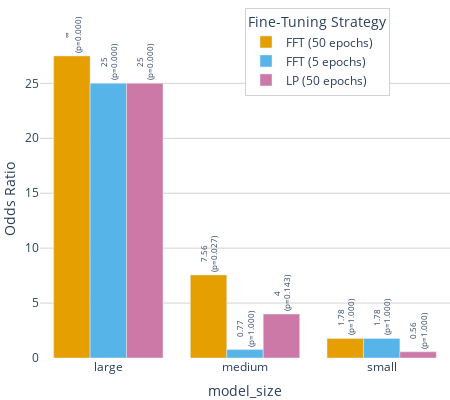

The code cell stored with this chart in its notebook:
### Code cell
import plotly.express as px
import pandas as pd
import numpy as np

# Add sample size column
results_df["sample_size"] = results_df["trades_wins"] + results_df["classic_wins"]

# 3)  pretty text – use “∞” for the truly infinite ones
def fmt_or(x):
    if np.isinf(x):
        return "∞"
    return f"{x:.2f}" if x % 1 else f"{int(x)}"

results_df["text_label"] = (
    results_df.apply(
        lambda r: (
            f"{fmt_or(r['odds_ratio'])}"
            f"<br>(p={r['p_value']:.3f})"
            #f"<br>n={r['sample_size']}"
        ),
        axis=1,
    )
)

# cap infinite values at 10 % above the largest finite OR
finite_mask = np.isfinite(results_df["odds_ratio"])
finite_max  = results_df.loc[finite_mask, "odds_ratio"].max()
cap_value   = finite_max * 1.10

results_df["odds_ratio2"] = results_df["odds_ratio"].replace([np.inf, -np.inf],
                                                             cap_value)

if group == "pre_training_strategy":
    label_map = {
        "self-supervised (multimodal)": "self-sup<br>(multimodal)",
        "supervised (robust)": "sup<br>(robust)",
        "supervised": "sup",
        "hybrid": "hybrid",
        "self-supervised": "self-sup"
    }

    results_df["cond"] = results_df["cond"].map(label_map)


# Color-blind-friendly palette (Color Universal Design, up to 8 categories)
color_blind_palette = [
    "#E69F00",  # orange
    "#56B4E9",  # blue
    "#CC79A7",  # pink
    "#0072B2",  # dark blue
    "#D55E00",  # vermillion
    "#009E73",  # green
    "#F0E442",  # yellow
    "#999999",  # gray
]

# Optional: Create a mapping from unique `fts` values to color
fts_unique = results_df["fts"].unique()
color_discrete_map = {
    fts: color_blind_palette[i % len(color_blind_palette)]
    for i, fts in enumerate(fts_unique)
}


fig = px.bar(
    results_df,
    x="cond",
    y="odds_ratio2",
    color="fts",
    barmode="group",
    text="text_label",
    labels={"cond": "{}".format(group), "odds_ratio2": "Odds Ratio", "fts": "Fine-Tuning Strategy"},
    color_discrete_map=color_discrete_map
)

# Update traces for text styling
fig.update_traces(
    textposition="outside",
    textangle=-90,
    textfont=dict(size=6),
    cliponaxis=False
)

fig.update_layout(
            margin=dict(l=0, r=0, t=40, b=0),  # remove all outer margins
            width=450,    # in pixels (~2.5 inches at 96 DPI)
            height=400,    # in pixels (~1.875 inches)
            yaxis_title="Odds Ratio",
            xaxis_title="{}".format(group),            
            # White background
            plot_bgcolor="white",
            paper_bgcolor="white",
            
            # Light grey grid
            xaxis=dict(showgrid=False, gridcolor="lightgrey"),
            yaxis=dict(showgrid=True, gridcolor="lightgrey"),
            uniformtext_minsize=8,
            uniformtext_mode='show',
            showlegend = True,
            
            # Legend inside figure
            legend=dict(
                font=dict(size=12),
                yanchor="top",
                xanchor="left",   # anchor point for x position
                x=0.5,           # move legend to the left side
                y=1.1,           # optional: near the top
                bgcolor="rgba(255,255,255,1)",
                bordercolor="lightgrey",
                borderwidth=1
            )
        )

fig.show()
fig.write_image("./paper_figures/oddsratio_TRADES_outperforms_{}.png".format(group), scale=3  )

### Figure 1 — Plotly figure (JSON) as saved in the notebook; plotly's stock layout.template omitted (floating-point values rounded to 4 significant figures)
{"data": [{"alignmentgroup": "True", "cliponaxis": false, "hovertemplate": "Fine-Tuning Strategy=FFT (50 epochs)<br>model_size=%{x}<br>Odds Ratio=%{y}<br>text_label=%{text}<extra></extra>", "legendgroup": "FFT (50 epochs)", "marker": {"color": "#E69F00", "pattern": {"shape": ""}}, "name": "FFT (50 epochs)", "offsetgroup": "FFT (50 epochs)", "orientation": "v", "showlegend": true, "text": ["∞<br>(p=0.000)", "7.56<br>(p=0.027)", "1.78<br>(p=1.000)"], "textangle": -90, "textfont": {"size": 6}, "textposition": "outside", "type": "bar", "x": ["large", "medium", "small"], "xaxis": "x", "y": [27.5, 7.562, 1.778], "yaxis": "y"}, {"alignmentgroup": "True", "cliponaxis": false, "hovertemplate": "Fine-Tuning Strategy=FFT (5 epochs)<br>model_size=%{x}<br>Odds Ratio=%{y}<br>text_label=%{text}<extra></extra>", "legendgroup": "FFT (5 epochs)", "marker": {"color": "#56B4E9", "pattern": {"shape": ""}}, "name": "FFT (5 epochs)", "offsetgroup": "FFT (5 epochs)", "orientation": "v", "showlegend": true, "text": ["25<br>(p=0.000)", "0.77<br>(p=1.000)", "1.78<br>(p=1.000)"], "textangle": -90, "textfont": {"size": 6}, "textposition": "outside", "type": "bar", "x": ["large", "medium", "small"], "xaxis": "x", "y": [25, 0.7656, 1.778], "yaxis": "y"}, {"alignmentgroup": "True", "cliponaxis": false, "hovertemplate": "Fine-Tuning Strategy=LP (50 epochs)<br>model_size=%{x}<br>Odds Ratio=%{y}<br>text_label=%{text}<extra></extra>", "legendgroup": "LP (50 epochs)", "marker": {"color": "#CC79A7", "pattern": {"shape": ""}}, "name": "LP (50 epochs)", "offsetgroup": "LP (50 epochs)", "orientation": "v", "showlegend": true, "text": ["25<br>(p=0.000)", "4<br>(p=0.143)", "0.56<br>(p=1.000)"], "textangle": -90, "textfont": {"size": 6}, "textposition": "outside", "type": "bar", "x": ["large", "medium", "small"], "xaxis": "x", "y": [25, 4, 0.5625], "yaxis": "y"}], "layout": {"barmode": "group", "height": 400, "legend": {"bgcolor": "rgba(255,255,255,1)", "bordercolor": "lightgrey", "borderwidth": 1, "font": {"size": 12}, "title": {"text": "Fine-Tuning Strategy"}, "tracegroupgap": 0, "x": 0.5, "xanchor": "left", "y": 1.1, "yanchor": "top"}, "margin": {"b": 0, "l": 0, "r": 0, "t": 40}, "paper_bgcolor": "white", "plot_bgcolor": "white", "showlegend": true, "uniformtext": {"minsize": 8, "mode": "show"}, "width": 450, "xaxis": {"anchor": "y", "domain": [0, 1], "gridcolor": "lightgrey", "showgrid": false, "title": {"text": "model_size"}}, "yaxis": {"anchor": "x", "domain": [0, 1], "gridcolor": "lightgrey", "showgrid": true, "title": {"text": "Odds Ratio"}}}}
